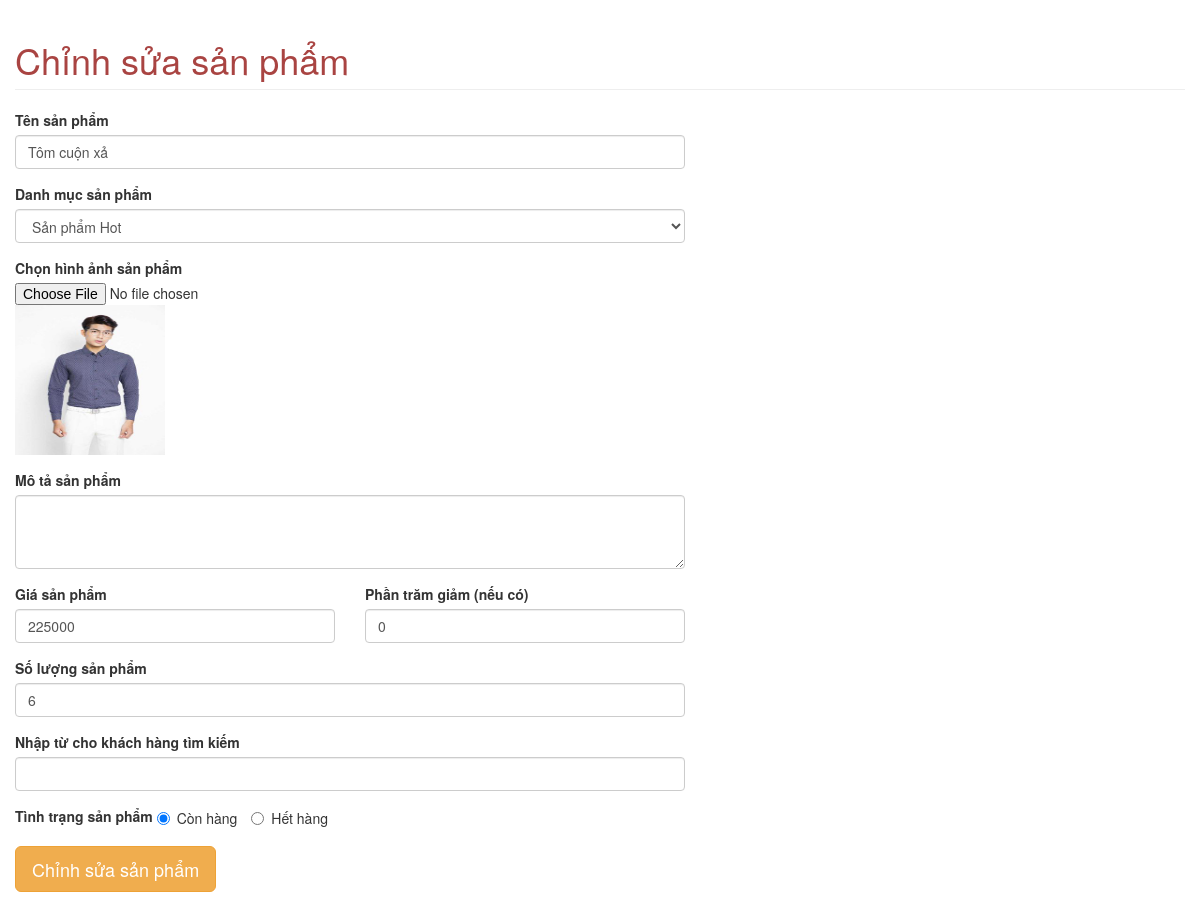
Page /PHP_PROJECT/admin/product-edit.php?idProduct=15 on the committed database.
### tables this page shows
CREATE TABLE `products` (
  `id` int(11) NOT NULL,
  `name` varchar(255) NOT NULL,
  `category_id` int(11) NOT NULL,
  `image` varchar(255) NOT NULL,
  `description` text NOT NULL,
  `price` float NOT NULL,
  `saleprice` float NOT NULL,
  `created` date NOT NULL,
  `quantity` int(11) NOT NULL,
  `keyword` varchar(45) DEFAULT NULL,
  `status` int(11) DEFAULT NULL
);

### PHP_PROJECT/admin/product-edit.php (the view, shortened to what this page needs)
<link rel="stylesheet" href="https://maxcdn.bootstrapcdn.com/bootstrap/3.4.1/css/bootstrap.min.css">
<?php
    require_once("../model/connect.php");
	if (isset($_GET['idProduct']))
	{
	    $idProduct = $_GET['idProduct'];
	    $sql = "SELECT * FROM products WHERE id  = " . $idProduct;
	    $result = mysqli_query($conn,$sql);
?>
    <div id="page-wrapper">
        <div class="container-fluid">
            <div class="row">
                <div class="col-lg-12">
                    <h1 class="page-header text-danger"> Chỉnh sửa sản phẩm </h1>
                </div>
                <div class="col-lg-7" style="padding-bottom:120px">
                    <?php
                        if ($result)
                        {
                            while ($row = mysqli_fetch_assoc($result))
                            {
                                $thumImage = "../" . $row['image'];
                    ?>
                                <form action="productedit-back.php?idProduct=<?php echo $row['id']; ?>" method="POST" enctype="multipart/form-data">
                                    <div class="form-group">
                                        <label> Tên sản phẩm </label>
                                        <input type="text" class="form-control" name="txtName" value="<?php echo $row['name'] ?>" required>
                                    </div>
                                    <div class="form-group">
                                        <label> Danh mục sản phẩm </label>
                                        <select class="form-control" name="category">
                                            <?php
    	                                        $idCategory = $row['category_id'];
    	                                        $sqlCategory = "SELECT * FROM categories WHERE id = $idCategory";
    	                                        $resCategory = mysqli_query($conn,$sqlCategory);
    	                                        while ($rowCa = mysqli_fetch_assoc($resCategory))
    	                                        {
                                            ?>
    	                                            <option value= "<?php echo $rowCa['id']; ?>"><?php echo $rowCa['name']; ?></option>
                                            <?php
    	                                        }
                                            ?>
                                        </select>
                                    </div>
                                     <div class="form-group">
                                        <label> Chọn hình ảnh sản phẩm </label>
                                        <input type="file" name="FileImage">
                                        <img src ="<?php echo $thumImage ?>" width="150px" height ="150px">
                                    </div>
                                    <div class="form-group">
                                        <label> Mô tả sản phẩm </label>
                                        <textarea class="form-control" rows="3" name="txtDescript"><?php echo $row['description']; ?></textarea>
                                    </div>
                                    <div class="row">
                                        <div class="col-md-6 col-sm-6 col-xs-6">
                                            <div class="form-group">
                                                <label> Giá sản phẩm </label>
                                                <input type ="number"  class="form-control" name="txtPrice" value="<?php echo $row['price']; ?>" required>
                                            </div>
                                        </div>
                                        <div class="col-md-6 col-sm-6 col-xs-6">
                                            <div class="form-group">
                                                <label> Phần trăm giảm (nếu có) </label>
                                                <input type = "number" class="form-control" name="txtSalePrice" value="<?php echo $row['saleprice']; ?>" min="0" max="50">
                                            </div>
                                        </div>
                                    </div>
                                    <div class="form-group">
                                        <label> Số lượng sản phẩm </label>
<input type="number" class="form-control" name="txtNumber" value="<?php echo $row['quantity']; ?>">
                                    </div>
                                    <div class="form-group">
                                        <label> Nhập từ cho khách hàng tìm kiếm </label>
                                        <input class="form-control" name="txtKeyword" value="<?php echo $row['keyword']; ?>">
                                    </div>
                                    <div class ="form-group">
                                        <label> Tình trạng sản phẩm </label>
                                        <?php
                                            if ($row['status'] == 0)
                                            {
                                        ?>
                                                <label class="radio-inline">
                                                    <input name="status" value="0" type="radio" checked=""> Còn hàng
                                                </label>
                                                <label class="radio-inline">
                                                    <input name="status" value="1" id ="hide" type="radio"> Hết hàng
                                                </label>
                                    <?php
                                            }
                                    ?>
                                    </div>
    	                    <?php
    	                                }
    	                            }
    	                        }
    	                    ?>
    	                    		<button type="submit" name="editProduct" class="btn btn-warning btn-lg">Chỉnh sửa sản phẩm</button>
    	                		</form>
                </div>
    	    </div>
    	</div>
    </div>

### rows in the picture
products: txtName "Tôm cuộn xả", image (picture), txtPrice "225000", txtSalePrice "0", txtNumber "6"

### other values in the picture
form field category "Sản phẩm Hot"
